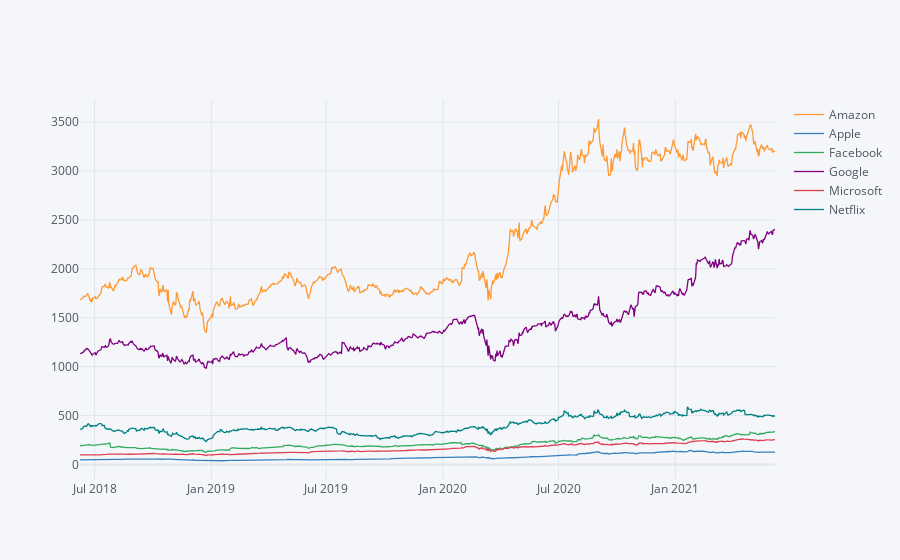

Notebook source saved alongside this figure:
### Code cell
# plotly
share_prices.xs(key='Close',axis=1,level='Stock Info').iplot()

### Figure 1 — Plotly figure (JSON) as saved in the notebook; plotly's stock layout.template omitted (floating-point values rounded to 4 significant figures; data arrays with more than 128 entries replaced by an {"elided": "..."} marker saying what was removed)
{"data": [{"line": {"color": "rgba(255, 153, 51, 1.0)", "dash": "solid", "shape": "linear", "width": 1.3}, "mode": "lines", "name": "Amazon", "text": "", "type": "scatter", "x": {"elided": "754 str values"}, "y": {"elided": "754 float values"}}, {"line": {"color": "rgba(55, 128, 191, 1.0)", "dash": "solid", "shape": "linear", "width": 1.3}, "mode": "lines", "name": "Apple", "text": "", "type": "scatter", "x": {"elided": "754 str values"}, "y": {"elided": "754 float values"}}, {"line": {"color": "rgba(50, 171, 96, 1.0)", "dash": "solid", "shape": "linear", "width": 1.3}, "mode": "lines", "name": "Facebook", "text": "", "type": "scatter", "x": {"elided": "754 str values"}, "y": {"elided": "754 float values"}}, {"line": {"color": "rgba(128, 0, 128, 1.0)", "dash": "solid", "shape": "linear", "width": 1.3}, "mode": "lines", "name": "Google", "text": "", "type": "scatter", "x": {"elided": "754 str values"}, "y": {"elided": "754 float values"}}, {"line": {"color": "rgba(219, 64, 82, 1.0)", "dash": "solid", "shape": "linear", "width": 1.3}, "mode": "lines", "name": "Microsoft", "text": "", "type": "scatter", "x": {"elided": "754 str values"}, "y": {"elided": "754 float values"}}, {"line": {"color": "rgba(0, 128, 128, 1.0)", "dash": "solid", "shape": "linear", "width": 1.3}, "mode": "lines", "name": "Netflix", "text": "", "type": "scatter", "x": {"elided": "754 str values"}, "y": {"elided": "754 float values"}}], "layout": {"legend": {"bgcolor": "#F5F6F9", "font": {"color": "#4D5663"}}, "paper_bgcolor": "#F5F6F9", "plot_bgcolor": "#F5F6F9", "title": {"font": {"color": "#4D5663"}}, "xaxis": {"gridcolor": "#E1E5ED", "showgrid": true, "tickfont": {"color": "#4D5663"}, "title": {"font": {"color": "#4D5663"}, "text": ""}, "zerolinecolor": "#E1E5ED"}, "yaxis": {"gridcolor": "#E1E5ED", "showgrid": true, "tickfont": {"color": "#4D5663"}, "title": {"font": {"color": "#4D5663"}, "text": ""}, "zerolinecolor": "#E1E5ED"}}}
